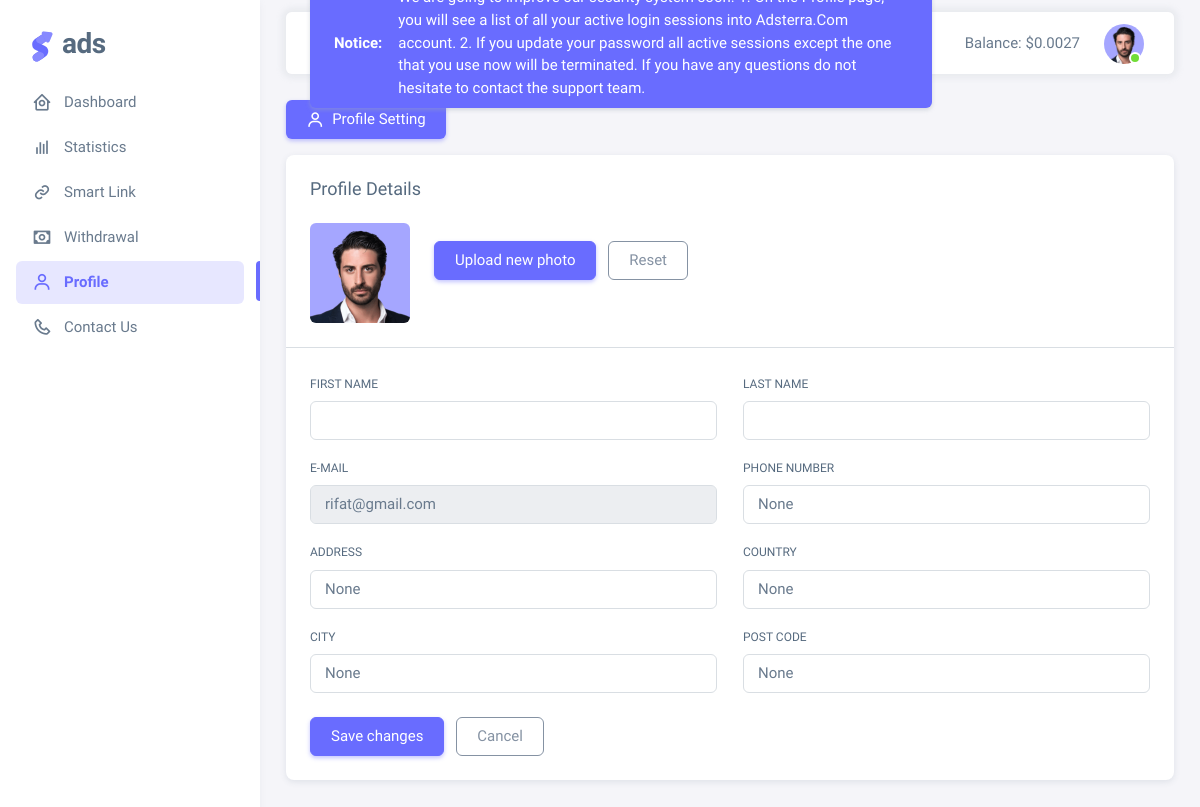
The page /accounts/profile/ (signed in) on the database its author committed.
### account/models.py (models this page shows)
class CustomUser(AbstractUser):
    STATUS_CHOICES = [
        ('Active', 'Active'),
        ('Inactive', 'Inactive'),
        ('Reject', 'Reject'),
    ]
    email = models.EmailField(unique=True)
    is_verified = models.BooleanField(default=False)
    is_approved = models.CharField(max_length=10, choices=STATUS_CHOICES, default='Inactive')
    balance = models.FloatField(default=0.0)
    avatar = models.ImageField(upload_to='avatars/', blank=True)
    phone_number = models.CharField(max_length=20, blank=True, null=True)
    address = models.CharField(max_length=200, blank=True, null=True)
    country = models.CharField(max_length=100, blank=True, null=True)
    city = models.CharField(max_length=100, blank=True, null=True)
    post_code = models.CharField(max_length=20, blank=True, null=True)
    email_verification_token = models.CharField(max_length=100, blank=True, null=True)
    email_verification_sent_at = models.DateTimeField(null=True, blank=True)
    class Meta:
        verbose_name_plural = "User Management"

### account/views.py (the view, shortened to what this page needs)
# urls.py: path('profile/', views.Profile, name="profile"),
@login_required
def Profile(request):
    return render(request, 'account/profile.html')

### account/context_processors.py (called while the page is built)
def user_balance_processor(request):
    user_balance = Decimal('0.0')
    if request.user.is_authenticated:
        total_revenue = (
            AdStatistics.objects.filter(user=request.user)
            .aggregate(total_revenue=Sum('revenue'))
            .get('total_revenue') or Decimal('0.0')
        )
        total_approved_withdrawals = (
            UserBalanceWithdrawal.objects.filter(user=request.user, status='APPROVED')
            .aggregate(total_approved=Sum('amount'))
            .get('total_approved') or Decimal('0.0')
        )
        user_balance = total_revenue - total_approved_withdrawals
        if request.user.balance != user_balance:
            request.user.balance = user_balance
            request.user.save(update_fields=["balance"])
    return {'user_balance': user_balance}

def setting_processor(request):
    setting = Settings.objects.first()
    return {'setting': setting}

### template/account/profile.html (shortened to what this page needs)
{% extends 'partials/base.html' %}
{% load static %}
{% load custom_filters %}
{% block content %}
<div class="content-wrapper">
  <div class="container-xxl flex-grow-1 container-p-y">
    <div class="row">
      <div class="col-md-12">
        <ul class="nav nav-pills flex-column flex-md-row mb-3">
          <li class="nav-item">
            <a class="nav-link active" href="javascript:void(0);"><i class="bx bx-user me-1"></i> Profile Setting</a>
          </li>
        </ul>
        <div class="card mb-4">
          <form id="formAccountSettings" method="POST" action="{% url 'account:profile' %}" enctype="multipart/form-data">
          <h5 class="card-header">Profile Details</h5>
          <div class="card-body">
            <div class="d-flex align-items-start align-items-sm-center gap-4">
              {% if request.user.avatar %}
              <img src="{{request.user.avatar.url}}" alt="user-avatar" class="d-block rounded" height="100" width="100"
                id="uploadedAvatar" />
              {% else %}
              <img src="{% static 'assets/img/avatars/1.png' %}" alt="user-avatar" class="d-block rounded" height="100"
                width="100" id="uploadedAvatar" />
              {% endif %}
              <div class="button-wrapper">
                <label for="upload" class="btn btn-primary me-2 mb-4" tabindex="0">
                  <span class="d-none d-sm-block">Upload new photo</span>
                </label>
                <button type="button" class="btn btn-outline-secondary account-image-reset mb-4">
                  <span class="d-none d-sm-block">Reset</span>
                </button>
              </div>
            </div>
          </div>
          <hr class="my-0" />
          <div class="card-body">
              <div class="row">
                <div class="mb-3 col-md-6">
                  <label for="firstName" class="form-label">First Name</label>
                  <input class="form-control" type="text" id="firstName" name="first_name"
                    value="{{request.user.first_name}}" autofocus />
                </div>
                <div class="mb-3 col-md-6">
                  <label for="lastName" class="form-label">Last Name</label>
                  <input class="form-control" type="text" name="last_name" id="lastName"
                    value="{{request.user.last_name}}" />
                </div>
                <div class="mb-3 col-md-6">
                  <label for="email" class="form-label">E-mail</label>
                  <input class="form-control" type="text" disabled  value="{{request.user.email}}" />
                </div>
                <div class="mb-3 col-md-6">
                  <label class="form-label" for="phoneNumber">Phone Number</label>
                  <div class="input-group input-group-merge">
                    <input type="text" id="phoneNumber" name="phoneNumber" class="form-control" value="{{request.user.phone_number}}" />
                  </div>
                </div>
                <div class="mb-3 col-md-6">
                  <label for="address" class="form-label">Address</label>
                  <input type="text" class="form-control" id="address" name="address" value="{{request.user.address}}" />
                </div>
                <div class="mb-3 col-md-6">
                  <label for="state" class="form-label">Country</label>
                  <input class="form-control" type="text" id="country" name="country" value="{{request.user.country}}" />
                </div>
                <div class="mb-3 col-md-6">
                  <label for="state" class="form-label">City</label>
                  <input class="form-control" type="text" id="city" name="city" value="{{request.user.city}}" />
                </div>
                <div class="mb-3 col-md-6">
                  <label for="zipCode" class="form-label">Post Code</label>
                  <input type="text" class="form-control" id="postCode" name="postCode" value="{{request.user.post_code}}"
                    maxlength="6" />
                </div>
              </div>
              <div class="mt-2">
                <button type="submit" class="btn btn-primary me-2">Save changes</button>
                <button type="reset" class="btn btn-outline-secondary">Cancel</button>
              </div>
          </div>
          </form>
        </div>
      </div>
    </div>
  </div>
</div>
{% endblock %}

### template/partials/base.html (shortened to what this page needs)
{% load static %}
<!DOCTYPE html>
<html lang="en" class="light-style layout-menu-fixed" dir="ltr" data-theme="theme-default" data-assets-path="../assets/"
  data-template="vertical-menu-template-free">
<head>
  <link rel="stylesheet" href="{% static '/assets/vendor/fonts/boxicons.css' %}" />
  <link rel="stylesheet" href="{% static '/assets/vendor/css/core.css' %}" class="template-customizer-core-css" />
  <link rel="stylesheet" href="{% static '/assets/vendor/css/theme-default.css' %}"
    class="template-customizer-theme-css" />
  <link rel="stylesheet" href="{% static '/assets/css/demo.css' %}" />
  <link rel="stylesheet" href="{% static '/assets/vendor/libs/perfect-scrollbar/perfect-scrollbar.css' %}" />
  <link rel="stylesheet" href="{% static '/assets/vendor/libs/apex-charts/apex-charts.css' %}" />
</head>
<body>
  <div class="layout-wrapper layout-content-navbar">
    <div class="layout-container">
      {% include 'partials/sidebar.html' %}
      <div class="layout-page">
        <nav
          class="layout-navbar container-xxl navbar navbar-expand-xl navbar-detached align-items-center bg-navbar-theme"
          id="layout-navbar">
          <div class="notice-container px-4 py-2 bg-primary text-white rounded shadow-sm d-none d-md-flex align-items-center">
            <b class="me-3">Notice:</b>
            <marquee behavior="scroll" direction="left" class="notice-text">
            </marquee>
          </div>
          <div class="navbar-nav-right d-flex align-items-center" id="navbar-collapse">
            <ul class="navbar-nav flex-row align-items-center ms-auto">
              <li class="nav-item lh-1 me-3">
                Balance: ${{user_balance|floatformat:4}}
              </li>
              <li class="nav-item navbar-dropdown dropdown-user dropdown">
                <a class="nav-link dropdown-toggle hide-arrow" href="javascript:void(0);" data-bs-toggle="dropdown">
                  <div class="avatar avatar-online">
                    {% if request.user.avatar %}
                    <img src="{{request.user.avatar.url}}" alt class="w-px-40 h-auto rounded-circle" />
                    {% else %}
                    <img src="{% static 'assets/img/avatars/1.png' %}" alt class="w-px-40 h-auto rounded-circle" />
                    {% endif %}
                  </div>
                </a>
              </li>
            </ul>
          </div>
        </nav>
        {% block content %} {% endblock %}
      </div>
    </div>
  </div>
</body>
</html>

### rows shown on the page
CustomUser: balance "0.0027", user.email "rifat@gmail.com", phoneNumber "None", address "None", country "None", city "None", postCode "None"
